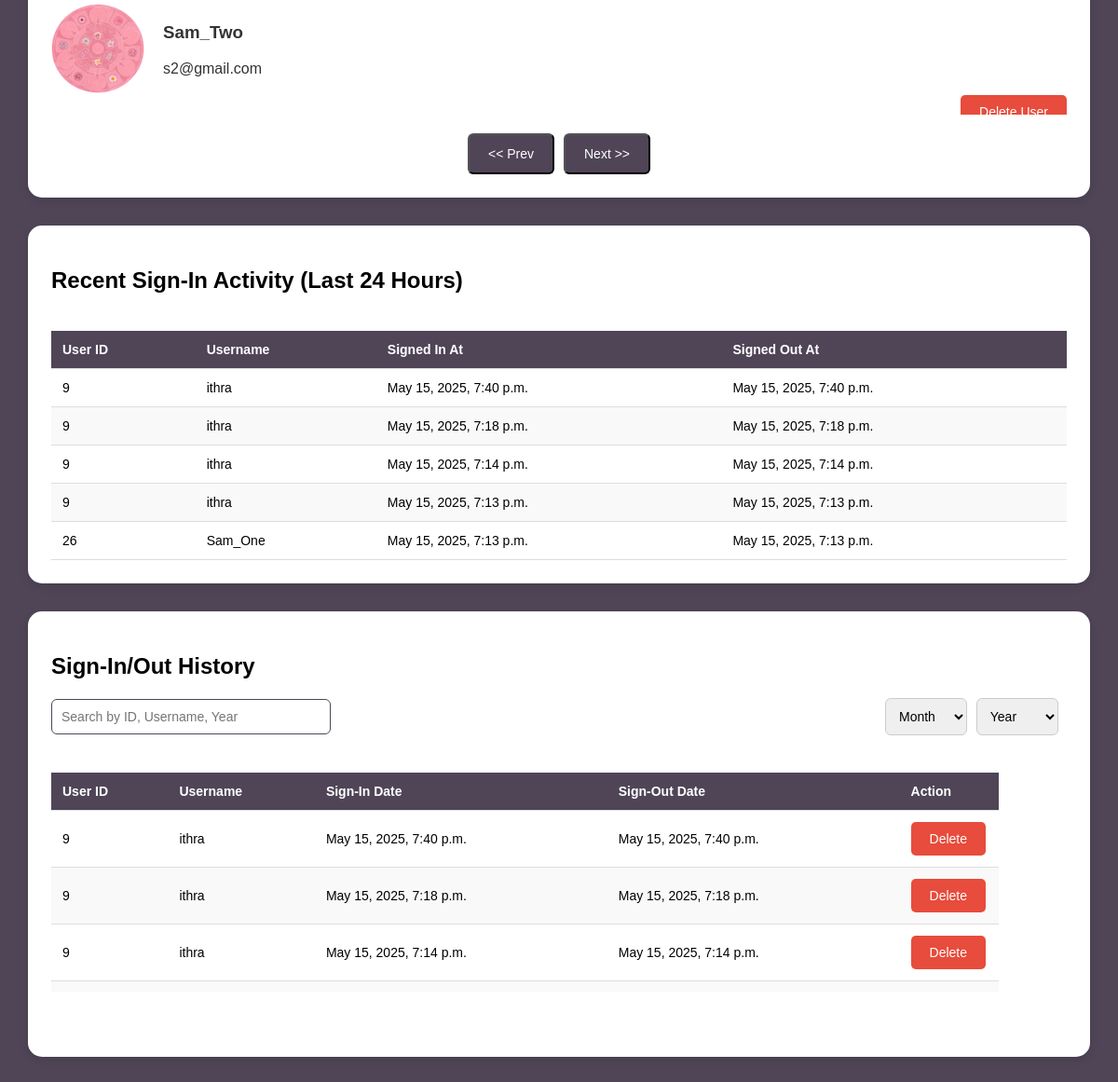
Page /admin_dashboard/ (signed in, lower part) on the earlier database version.
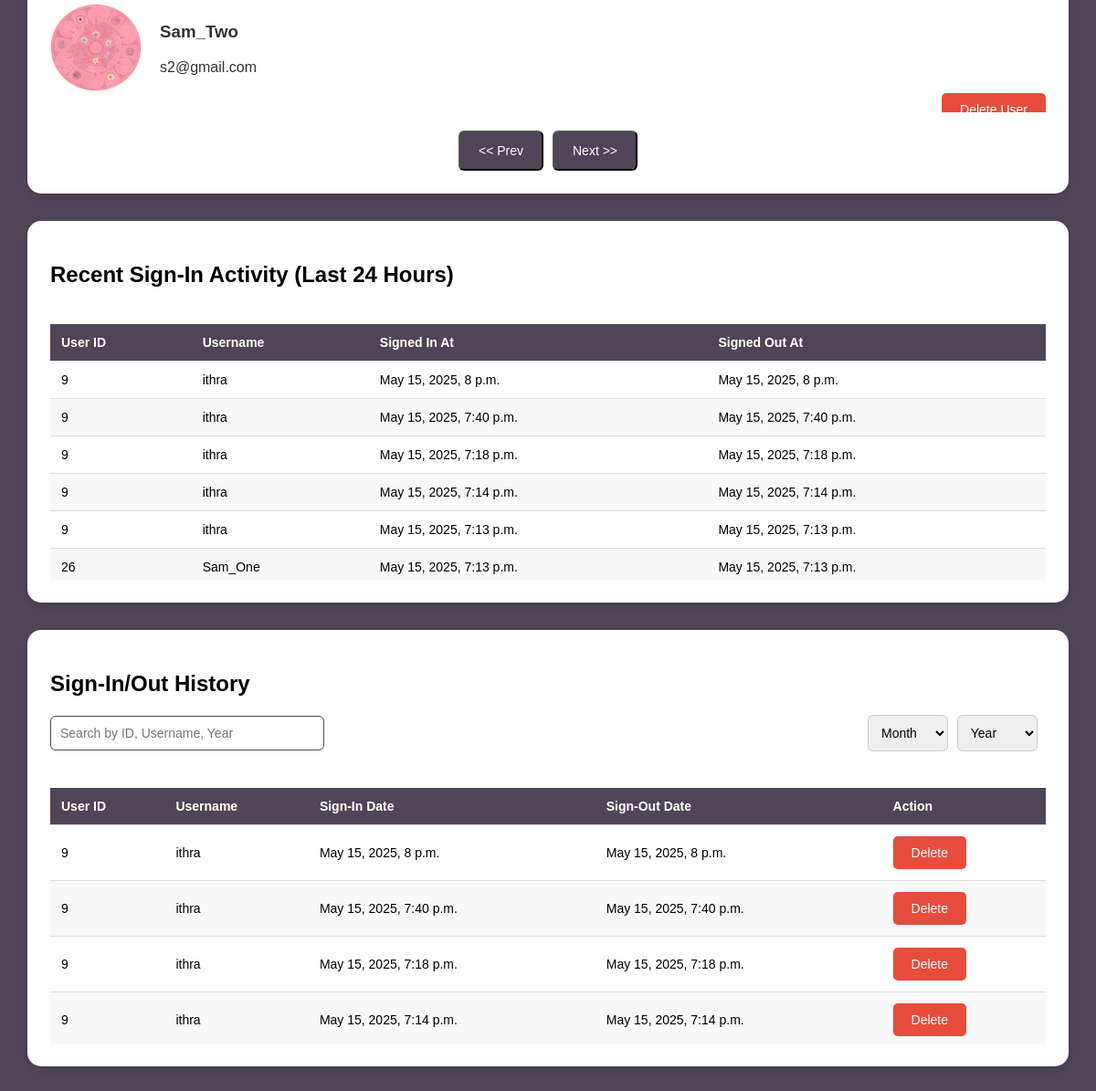
Same page on the later database version.
### users/models.py (models this page shows, shortened)
class Profile(models.Model):
    user = models.OneToOneField(User, on_delete=models.CASCADE)
    description = models.TextField(blank=True)
    picture = models.ImageField(upload_to='profile_pics/', default='profile_pics/default.jpg')

class SignInActivity(models.Model):
    user = models.ForeignKey(User, on_delete=models.CASCADE)
    sign_in_time = models.DateTimeField(auto_now_add=True)
    sign_out_time = models.DateTimeField(null=True, blank=True)

### users/views.py (the view)
# urls.py: path('admin_dashboard/', views.admin_dashboard, name='admin_dashboard'),
@user_passes_test(lambda u: u.is_superuser)
def admin_dashboard(request):
    search_query = request.GET.get('search', '').strip()
    if search_query:
        users = User.objects.filter(
            Q(username__icontains=search_query) |
            Q(id__icontains=search_query)
        ).select_related('profile').prefetch_related('video_set')
    else:
        users = User.objects.all().select_related('profile').prefetch_related('video_set')
    videos = Video.objects.all()
    all_activities = SignInActivity.objects.select_related('user').order_by('-sign_in_time')
    twenty_four_hours_ago = timezone.now() - timedelta(hours=24)
    recent_activities = all_activities.filter(sign_in_time__gte=twenty_four_hours_ago)
    return render(request, 'admin_dashboard.html', {
        'users': users,
        'videos': videos,
        'all_activities': all_activities,
        'recent_activities': recent_activities,
        'search_query': search_query,
    })

### users/templates/admin_dashboard.html (shortened to what this page needs)
<!DOCTYPE html>
<html>
<head>
</head>
<body>
<div class="container">
  <div class="user-card">
    <div class="user-list-container" style="max-height: 600px; overflow-y: auto;">
      {% for user in users %}
        <div class="user-profile">
          <div class="profile-info">
            <img src="{{ user.profile.picture.url }}" alt="Profile Picture">
            <div class="profile-details">
              <h3>{{ user.username }}</h3>
              <p>{{ user.email }}</p>
            </div>
          </div>
          <div class="profile-actions">
            {% if not user.is_superuser %}
            <form method="post" action="{% url 'delete_user' user.id %}">
              <button type="submit">Delete User</button>
            </form>
            {% endif %}
          </div>
        </div>
      {% endfor %}
    </div>
    <div class="pagination">
      <button>&lt;&lt; Prev</button>
      <button>Next &gt;&gt;</button>
    </div>
  </div>
  <div class="user-card">
    <h2>Recent Sign-In Activity (Last 24 Hours)</h2>
    <div style="max-height: 300px; overflow-y: auto;">
      <table>
        <thead>
          <tr>
            <th>User ID</th>
            <th>Username</th>
            <th>Signed In At</th>
            <th>Signed Out At</th>
          </tr>
        </thead>
        <tbody>
          {% for record in recent_activities %}
            <tr>
              <td>{{ record.user.id }}</td>
              <td>{{ record.user.username }}</td>
              <td>{{ record.sign_in_time }}</td>
              <td>{{ record.sign_out_time }}</td>
            </tr>
          {% empty %}
            <tr><td colspan="4" style="text-align:center;">No recent activity.</td></tr>
          {% endfor %}
        </tbody>
      </table>
    </div>
  </div>
  <div class="user-card">
    <h2>Sign-In/Out History</h2>
    <div class="search-container">
      <input type="text" id="searchInput" placeholder="Search by ID, Username, Year" oninput="filterTable()">
      <div style="display: inline-flex; gap: 10px;">
        <select id="monthSelect" onchange="filterTable()">
          <option value="">Month</option>
        </select>
        <select id="yearSelect" onchange="filterTable()">
          <option value="">Year</option>
        </select>
      </div>
    </div>
    <div style="max-height: 300px; overflow-y: auto;">
      <table id="signInHistory">
        <thead>
          <tr>
            <th>User ID</th>
            <th>Username</th>
            <th>Sign-In Date</th>
            <th>Sign-Out Date</th>
            <th>Action</th>
          </tr>
        </thead>
        <tbody>
          {% for record in all_activities %}
            <tr>
              <td>{{ record.user.id }}</td>
              <td>{{ record.user.username }}</td>
              <td>{{ record.sign_in_time }}</td>
              <td>{{ record.sign_out_time }}</td>
              <td>
                <form method="post" action="{% url 'delete_signin_activity' record.id %}">
                  <button type="submit" class="delete-btn">Delete</button>
                </form>
              </td>
            </tr>
          {% empty %}
            <tr><td colspan="5" style="text-align:center;">No history available.</td></tr>
          {% endfor %}
        </tbody>
      </table>
    </div>
  </div>
</div>
</body>
</html>

Differences in the rows shown:
added SignInActivity: user.id "9", user.username "ithra", sign_in_time "May 15, 2025, 8 p.m.", sign_out_time "May 15, 2025, 8 p.m."
